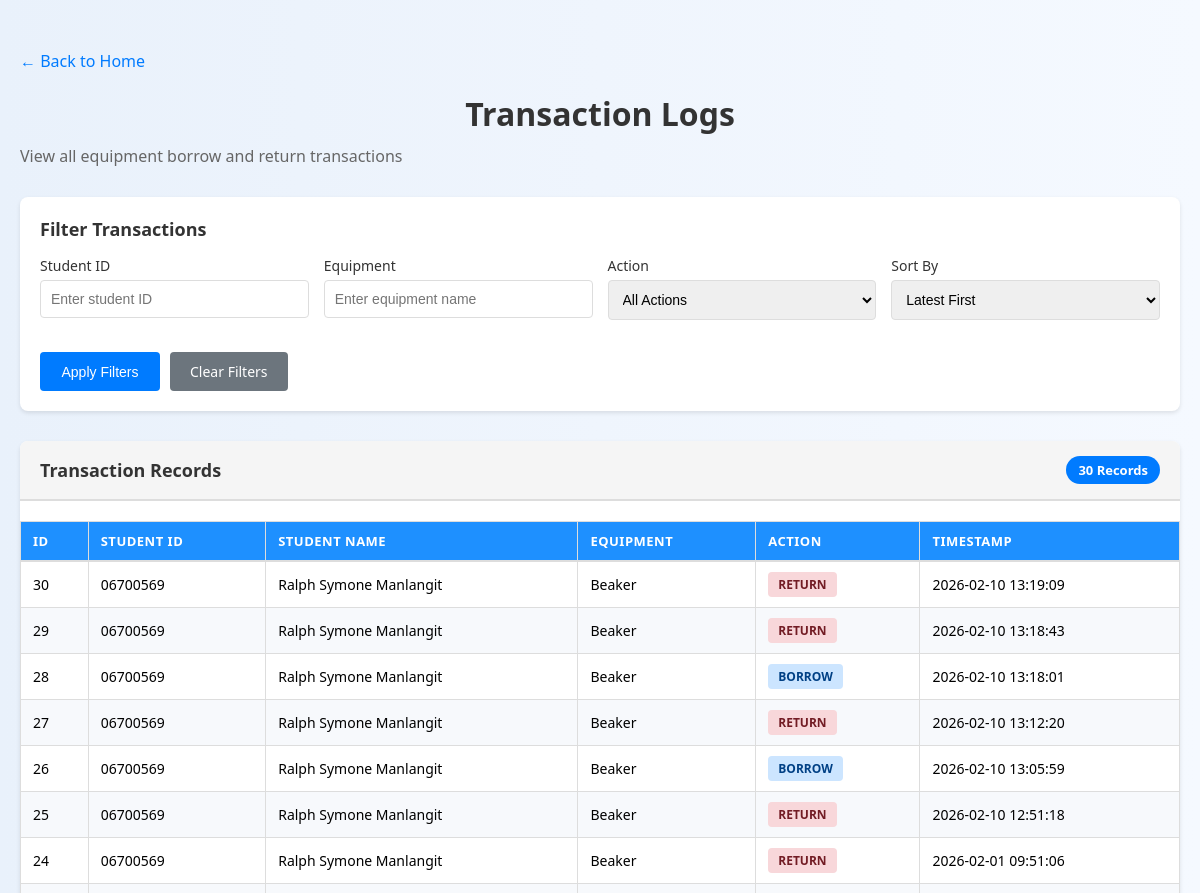
Page /admin_logs (upper part) on the earlier database version.
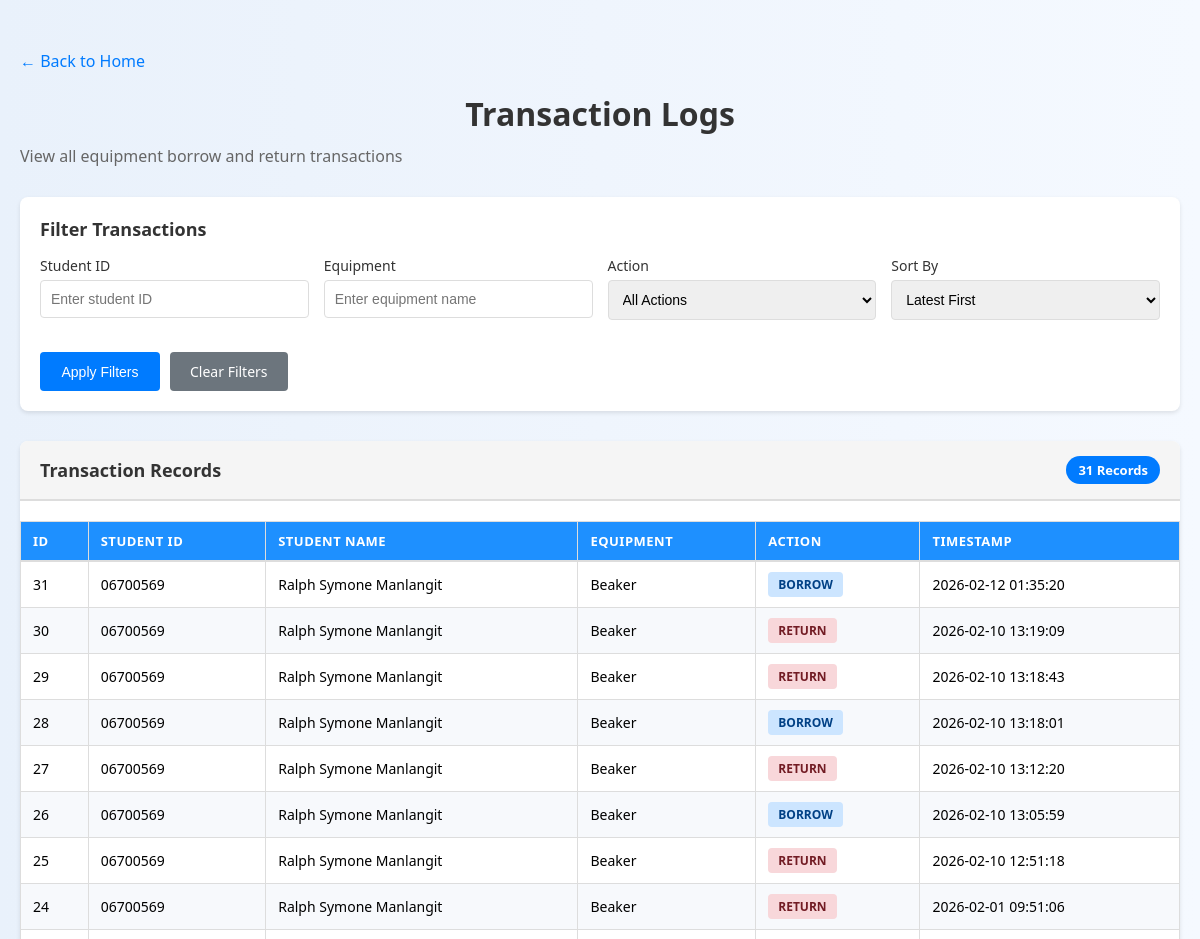
Same page on the later database version.
### tables this page shows
CREATE TABLE equipment_log (
            id INTEGER PRIMARY KEY AUTOINCREMENT,
            student_id TEXT NOT NULL,
            equipment_name TEXT NOT NULL,
            action TEXT CHECK(action IN ('borrow', 'return')),
            timestamp TEXT DEFAULT CURRENT_TIMESTAMP
        , quantity INTEGER DEFAULT 1);

CREATE TABLE students (
            student_id TEXT PRIMARY KEY,
            name TEXT NOT NULL,
            course TEXT,
            year_level INTEGER, student_type TEXT DEFAULT 'college');

### CV-app/app.py (the view)
@app.route('/admin_logs', methods=['GET', 'POST'])
def admin_logs():
    try:
        conn = sqlite3.connect("database.db")
        c = conn.cursor()
        filters = {
            'student_id': request.args.get('student_id', '').strip(),
            'equipment': request.args.get('equipment', '').strip(),
            'action': request.args.get('action', ''),
            'sort': request.args.get('sort', 'timestamp_desc')
        }
        query = """
            SELECT e.id, e.student_id, s.name, e.equipment_name, e.action, e.timestamp
            FROM equipment_log e
            LEFT JOIN students s ON e.student_id = s.student_id
            WHERE 1=1
        """
        params = []
        if filters['student_id']:
            query += " AND e.student_id = ?"
            params.append(filters['student_id'])
        if filters['equipment']:
            query += " AND e.equipment_name LIKE ?"
            params.append(f"%{filters['equipment']}%")
        if filters['action']:
            query += " AND e.action = ?"
            params.append(filters['action'])
        if filters['sort'] == 'timestamp_asc':
            query += " ORDER BY e.timestamp ASC"
        elif filters['sort'] == 'student_id':
            query += " ORDER BY e.student_id ASC"
        elif filters['sort'] == 'action':
            query += " ORDER BY e.action ASC, e.timestamp DESC"
        else:
            query += " ORDER BY e.timestamp DESC"
        c.execute(query, params)
        logs = c.fetchall()
        c.execute("SELECT DISTINCT student_id FROM students ORDER BY student_id")
        all_students = [s[0] for s in c.fetchall()]
        c.execute("SELECT DISTINCT equipment_name FROM equipment_log ORDER BY equipment_name")
        all_equipment = [eq[0] for eq in c.fetchall()]
        conn.close()
        return render_template('admin_logs.html',
                             logs=logs,
                             filters=filters,
                             students=all_students,
                             equipment=all_equipment)
    except Exception as e:
        print(f"Admin logs error: {str(e)}")
        flash(f"Error loading admin logs: {str(e)}")
        return redirect(url_for('home'))

### CV-app/templates/admin_logs.html (shortened to what this page needs)
<!DOCTYPE html>
<html>
<head>
    <link rel="stylesheet" href="{{ url_for('static', filename='style.css') }}">
</head>
<body>
        <div class="admin-container">
        <a href="{{ url_for('home') }}" class="back-link">← Back to Home</a>
        <div class="admin-header">
            <h1>Transaction Logs</h1>
            <p>View all equipment borrow and return transactions</p>
        </div>
        <div class="filter-section">
            <div class="filter-title">Filter Transactions</div>
            <form method="GET" action="{{ url_for('admin_logs') }}">
                <div class="filter-grid">
                    <div class="filter-group">
                        <label>Student ID</label>
                        <input type="text" name="student_id" value="{{ filters.student_id }}" placeholder="Enter student ID">
                    </div>
                    <div class="filter-group">
                        <label>Equipment</label>
                        <input type="text" name="equipment" value="{{ filters.equipment }}" placeholder="Enter equipment name">
                    </div>
                    <div class="filter-group">
                        <label>Action</label>
                        <select name="action">
                            <option value="">All Actions</option>
                        </select>
                    </div>
                    <div class="filter-group">
                        <label>Sort By</label>
                        <select name="sort">
                            <option value="timestamp_desc" {% if filters.sort == 'timestamp_desc' %}selected{% endif %}>Latest First</option>
                        </select>
                    </div>
                </div>
                <div class="filter-buttons">
                    <button type="submit" class="btn btn-primary">Apply Filters</button>
                    <a href="{{ url_for('admin_logs') }}" class="btn btn-secondary">Clear Filters</a>
                </div>
            </form>
        </div>
        <div class="logs-section">
            <div class="logs-header">
                <div class="logs-title">Transaction Records</div>
                <div class="logs-count">{{ logs|length }} Records</div>
            </div>
            {% if logs %}
            <table>
                <thead>
                    <tr>
                        <th>ID</th>
                        <th>Student ID</th>
                        <th>Student Name</th>
                        <th>Equipment</th>
                        <th>Action</th>
                        <th>Timestamp</th>
                    </tr>
                </thead>
                <tbody>
                    {% for log in logs %}
                    <tr>
                        <td>{{ log[0] }}</td>
                        <td>{{ log[1] }}</td>
                        <td>{{ log[2] or 'N/A' }}</td>
                        <td>{{ log[3] }}</td>
                        <td><span class="badge badge-{{ log[4].lower() }}">{{ log[4].upper() }}</span></td>
                        <td>{{ log[5] }}</td>
                    </tr>
                    {% endfor %}
                </tbody>
            </table>
            {% else %}
            <div class="no-data">No transaction records found.</div>
            {% endif %}
        </div>
    </div>
</body>
</html>

Differences in the rows shown:
added equipment_log: id "31", student "06700569", name "Ralph Symone Manlangit", equipment_name "Beaker", action "BORROW", timestamp "2026-02-12 01:35:20"
Other differences:
{{ logs|length }}: "30" → "31"
